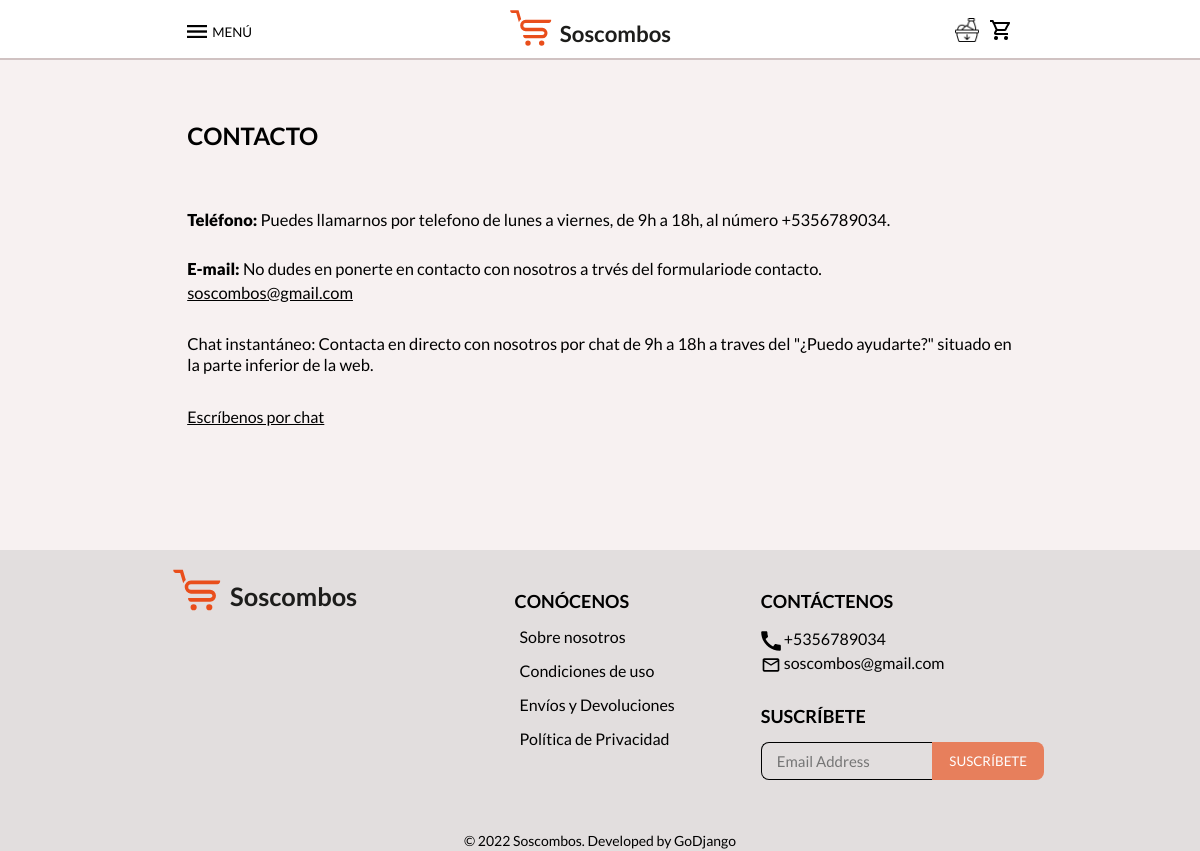
Page /contacto on the committed database.
### app/models.py (models this page shows)
class general(SingletonModel):
    nombre = models.CharField(max_length=14, verbose_name='Nombre de la empresa', default='', unique=True)
    logo = models.ImageField(verbose_name='Logo', upload_to='img/logo/', null=True, blank=True)
    email = models.EmailField(max_length=100, verbose_name='Correo de pedidos', default='soscombos@gmail.com')
    precio = models.DecimalField(max_digits=6, decimal_places=2, verbose_name='Precio de envio', default=0)
    entrega = models.CharField(max_length=50, verbose_name='Tiemp de entrega', default='', unique=True)
    id_paypal = models.CharField(max_length=100, verbose_name='Id de Paypal', default='', null=True, blank=True,
                                 unique=True)
    class Meta:
        verbose_name = '00- General'

class contactenos(SingletonModel):
    telef = models.CharField(max_length=100, verbose_name='Teléfono', default='')
    email = models.EmailField(max_length=100, verbose_name='Correo', default='soscombos@gmail.com')
    email_en = models.URLField(max_length=1000, verbose_name='Enlace de correo')
    class Meta:
        verbose_name = '05- Contáctenos'

class conocenos(SingletonModel):
    sobreNosotros = models.CharField(max_length=100, verbose_name='Sobre nosotros', default='Sobre nosotros')
    condiciones = models.CharField(max_length=100, verbose_name='Condiciones de uso', default='Condiciones de uso')
    envio = models.CharField(max_length=100, verbose_name='Envíos y Devoluciones', default='Envíos y Devoluciones')
    politica = models.CharField(max_length=100, verbose_name='Política de Privacidad', default='Política de Privacidad')
    class Meta:
        verbose_name = '04- Conócenos'

### app/views.py (the view)
# urls.py: path('contacto', Contacto.as_view(), name='contacto'),
class Contacto(generic.TemplateView):
    template_name = 'pages/contacto.html'
    def get_context_data(self, *, object_list=None, **kwargs):
        context = super(Contacto, self).get_context_data()
        context['conocenos'] = models.conocenos.objects.first()
        context['contactenos'] = models.contactenos.objects.first()
        context['general'] = models.general.objects.first()
        return context

### app/templates/pages/contacto.html
{% extends 'pages/includes/base.html' %}
{% load static %}
{% block css %}
    <link href="{% static 'css/paginasSecundarias.css' %}" rel="stylesheet" type="text/css">
    <link href="{% static 'css/modalTusOrdenes.css' %}" rel="stylesheet" type="text/css">
{% endblock %}
{% block content %}
    <section class="contacto__contenedor pagina-secundaria__contenedor">
        <h2>CONTACTO</h2>
        <div>
            <div class="cuadro__pagina-secundaria">
                <p><span class="resartar">Teléfono:</span> Puedes llamarnos por telefono de lunes a viernes, de 9h a
                    18h, al
                    número {{ contactenos.telef }}.</p>
            </div>
            <div class="cuadro__pagina-secundaria">
                <p><span class="resartar">E-mail:</span> No dudes en ponerte en contacto con nosotros a trvés del
                    formulariode contacto.<br></p>
                <a href="{{ contactenos.email_en }}"><span class="subrayar">{{ contactenos.email }}</span></a>
            </div>
            <div class="cuadro__pagina-secundaria">
                <p>Chat instantáneo: Contacta en directo con nosotros por chat de 9h a 18h a traves del "¿Puedo
                    ayudarte?"
                    situado en la parte inferior de la web.</p>
            </div>
        </div>
        <div class="contactar-chat">
            <a href="#"><span class="subrayar">Escríbenos por chat</span></a>
        </div>
    </section>
{% endblock %}

### app/templates/pages/includes/base.html (shortened to what this page needs)
{% load static %}
<!DOCTYPE html>
<html>
<head>
    {% block css %}
    {% endblock %}
    <link href="{% static 'css/anim.css' %}" rel="stylesheet" type="text/css">
    <link href="{% static 'css/estilosGenerales.css' %}" rel="stylesheet" type="text/css">
    <link href="{% static 'css/index.css' %}" rel="stylesheet" type="text/css">
    <link href="{% static 'css/cssMenu.css' %}" rel="stylesheet" type="text/css">
    <link href="{% static 'css/piePagina.css' %}" rel="stylesheet" type="text/css">
    <link href="{% static 'css/modal.css' %}" rel="stylesheet" type="text/css">
    <link href="{% static 'plugins/sweetalert/sweetalert2.css' %}" rel="stylesheet" type="text/css">
</head>
<body>
{% include 'pages/includes/navBar.html' %}
{% block content %}
{% endblock %}
<footer class="pie-pagina__contenedor">
    {% if not general.logo %}
        <div class="pie-pagina__logo-web">
            <a href="{% url 'index' %}">
                <svg id="Capa_1" data-name="Capa 1" xmlns="http://www.w3.org/2000/svg" viewBox="0 0 679.68 259.2">
                    <defs>
                        <style>
                            .cls-1 {
                                font-size: 72px;
                                fill: #1d1d1b;
                                font-family: 'Lato', sans-serif;
                                font-weight: 600;
                            }
                            .cls-2 {
                                fill: #e94e1b;
                            }
                        </style>
                    </defs>
                    <text y="-5%" class="cls-1" transform="translate(209.74 170.13)">{{ general.nombre }}</text>
                    <path class="cls-2"
                          d="M150.9,153.5a8.71,8.71,0,1,0,8.71,8.71A8.7,8.7,0,0,0,150.9,153.5Zm-44.34,0a8.71,8.71,0,1,0,8.71,8.71A8.69,8.69,0,0,0,106.56,153.5Z"/>
                    <path class="cls-2"
                          d="M84.48,85.24a19.54,19.54,0,0,0-7.43,9.25L68.44,65.05H55.52c-4.53-.26-7.38-5.15-6.46-9H76Z"/>
                    <path class="cls-2"
                          d="M173.46,97.26H99.13a7.8,7.8,0,0,0-.23,15.6v0h54.27a16.92,16.92,0,0,1,.22,33.83H99.13c-5.66,0-9.28-6-8.15-10.82l8.15.08h53.46c3.93,0,7.13-2.27,7.13-6.2s-3.2-6.16-7.13-6.16H98.9a18.52,18.52,0,0,1,0-37h82.66C182.69,91.26,179.08,97.23,173.46,97.26Z"/>
                    <path class="cls-2" d="M153.39,113.63h0Z"/>
                    <path class="cls-2" d="M99.24,87.44h0Z"/>
                    <path class="cls-2" d="M153.39,146.65h0Z"/>
                    <path class="cls-2" d="M153.17,112.81h0Z"/>
                </svg>
            </a>
        </div>
    {% endif %}
    <div class="pie-pagina__conocenos">
        <h2>CONÓCENOS</h2>
        <ul>
            <li>
                <a href="{% url 'sobreNosotros' %}">{{ conocenos.sobreNosotros }}</a>
            </li>
            <li>
                <a href="{% url 'condicionesUso' %}">{{ conocenos.condiciones }}</a>
            </li>
            <li>
                <a href="{% url 'enviosDevoluciones' %}">{{ conocenos.envio }}</a>
            </li>
            <li>
                <a href="{% url 'politicaPrivacidad' %}">{{ conocenos.politica }}</a>
            </li>
        </ul>
    </div>
    <div class="contacteno-suscribete-vista-pc">
        <div class="pie-pagina__contactenos">
            <h2>CONTÁCTENOS</h2>
            <ul>
                <li id="telefono-contenedor">
                    <img class="pie-pagina__icono" src="{% static 'img/Iconos/telefono.svg' %}">
                    <p id="texto_a_copiar">{{ contactenos.telef }}</p>
                </li>
                <li id="mail-contenedor">
                    <img class="pie-pagina__icono" src="{% static 'img/Iconos/email_black_24dp.svg' %}">
                    <p>{{ contactenos.email }}</p>
                </li>
            </ul>
        </div>
        <div class="pie-pagina__suscribete">
            <h2>SUSCRÍBETE</h2>
            <form>
                <input class="input-suscribir__email" id="email" name="email" type="email" placeholder="Email Address"
                       required>
                <input onclick="submitWithNotification();" class="input-suscribir__submit" type="button"
                       value="SUSCRÍBETE">
            </form>
        </div>
    </div>
    <p class="pie-pagina__final">© 2022 {{ general.nombre }}. Developed by GoDjango</p>
</footer>

### app/templates/pages/includes/navBar.html (shortened to what this page needs)
{% load static %}
<section {% if path == 'VerProductos' or path == 'productos' %} style="padding-bottom: 20px;"{% endif %}
                                                                class="bienvenidos  {% if path == 'VerProductos' or path == 'productos' %}padding-alineador{% endif %}">
    {% if not general.logo %}
        <div class="logo-web">
            <a href="{% url 'index' %}">
                <svg id="Capa_1" data-name="Capa 1" xmlns="http://www.w3.org/2000/svg" viewBox="0 0 679.68 259.2">
                    <defs>
                        <style>
                            .cls-1 {
                                font-size: 70px;
                                fill: #1d1d1b;
                                font-family: 'Lato', sans-serif;
                                font-weight: 600;
                            }
                            .cls-2 {
                                fill: #e94e1b;
                            }
                        </style>
                    </defs>
                    <text y="-5%" class="cls-1" transform="translate(209.74 170.13)">{{ general.nombre }}</text>
                    <path class="cls-2"
                          d="M150.9,153.5a8.71,8.71,0,1,0,8.71,8.71A8.7,8.7,0,0,0,150.9,153.5Zm-44.34,0a8.71,8.71,0,1,0,8.71,8.71A8.69,8.69,0,0,0,106.56,153.5Z"/>
                    <path class="cls-2"
                          d="M84.48,85.24a19.54,19.54,0,0,0-7.43,9.25L68.44,65.05H55.52c-4.53-.26-7.38-5.15-6.46-9H76Z"/>
                    <path class="cls-2"
                          d="M173.46,97.26H99.13a7.8,7.8,0,0,0-.23,15.6v0h54.27a16.92,16.92,0,0,1,.22,33.83H99.13c-5.66,0-9.28-6-8.15-10.82l8.15.08h53.46c3.93,0,7.13-2.27,7.13-6.2s-3.2-6.16-7.13-6.16H98.9a18.52,18.52,0,0,1,0-37h82.66C182.69,91.26,179.08,97.23,173.46,97.26Z"/>
                    <path class="cls-2" d="M153.39,113.63h0Z"/>
                    <path class="cls-2" d="M99.24,87.44h0Z"/>
                    <path class="cls-2" d="M153.39,146.65h0Z"/>
                    <path class="cls-2" d="M153.17,112.81h0Z"/>
                </svg>
            </a>
        </div>
    {% endif %}
    <header class="encabezado" style="height: 30px;">
        <div class="navBar">
            <div class="navBar__menu-ubicacion">
                <div class="menu__caja">
                    <button class="btn-menu" type="button">
                        <img class="menu-hamburguesa" width="20px" alt="menu" src="{% static 'img/Iconos/Menu.png' %}"/>
                        <label class="menu-text-escritorio">MENÚ</label>
                    </button>
                </div>
            </div>
            <div class="navBar__contactar-compra">
                <a href="{% url 'productos' %}"    {% if path != 'productos' %}
                   style="margin-left:10px"  {% endif %} >
                    {% if path == 'productos' %}
                        <img class="icono-productos" style="width: 24px"
                             src="{% static 'img/Iconos/icons8-food-donor-50 full.png' %}"
                             alt=""/>
                    {% else %}
                        <img class="icono-productos" style="width: 24px"
                             src="{% static 'img/Iconos/icons8-food-donor-50.png' %}"
                             alt=""/>
                    {% endif %}
                </a>
                <a href="{% url 'carrito' %}"    {% if path != 'productos' %}
                   style="margin-left:10px"  {% endif %} >
                    {% if path == 'carrito' %}
                        <img class="carrito-full" src="{% static 'img/Iconos/carritoStroke.png' %}" alt=""/>
                    {% else %}
                        <img class="carrito-stroke" src="{% static 'img/Iconos/carritoStroke.png' %}" alt=""/>
                    {% endif %}
                </a>
            </div>
        </div>
    </header>
</section>

### static/css/paginasSecundarias.css (style rules this page uses)
.pagina-secundaria__contenedor { margin-top: 10px; border-top: 2px solid #d0c2c2; background: var(--blancoEspecial); padding: 61px 15.6vw; display: flex; flex-direction: column; }
.pagina-secundaria__contenedor h2 { margin-bottom: 20px; font-family: 'Lato', sans-serif; align-self: flex-start; }
.cuadro__pagina-secundaria { margin-bottom: 28px; font-size: 16.5px; font-weight: 500; }
.contacto__contenedor p { line-height: 1.3; }
.resartar { font-weight: 800; }
.subrayar { line-height: 1.5; text-decoration: underline; }
.contactar-chat { margin-bottom: 60px; }

### static/css/modalTusOrdenes.css (style rules this page uses)
.pagina-secundaria__contenedor h2 { margin-bottom: 60px; }

### static/css/anim.css (style rules this page uses)
.navBar__menu-ubicacion label { cursor: pointer; }

### static/css/estilosGenerales.css (style rules this page uses)
:root { --blancoEspecial: #f7f1f1; --naranja__1: #e77f5c; --naranja__2: #EE5C2C; --naranja__3: #D63B08; --grisClaro: #e2dede; --grisMedio: #bcb6b6; --grisOscuro: #646262; --rojoFuerte: #E73900; }
* { margin: 0; padding: 0; font-family: 'Lato', sans-serif; }
a { text-decoration: none; color: #000; user-select: none; }
p { line-height: 1.5; }
li { list-style: none; }
button { border: none; background: #fff; user-select: none; }
input { border: none; }
.resartar { font-weight: 800; }
.subrayar { line-height: 1.5; text-decoration: underline; }

### static/css/index.css (style rules this page uses)
* { font-family: 'Lato', sans-serif; }

### static/css/cssMenu.css (style rules this page uses)
.bienvenidos { margin: 0 15.6vw; padding: 18px 0 0px 0; }
.logo-web a svg { width: 20%; height: 80px; position: absolute; top: -7px; left: 40%; }
.encabezado { width: 100%; }
.navBar { width: 100%; display: flex; justify-content: space-between; }
.navBar__menu-ubicacion { display: flex; align-items: center; }
.navBar__contactar-compra { display: flex; align-items: center; }
.carrito-stroke { content: url("../img/Iconos/carritoStroke.png"); }
.menu-hamburguesa { margin-right: 5px; }
.navBar__contactar-compra a { margin-left: 10px; position: relative; }
.btn-menu { cursor: pointer; display: flex; align-items: center; margin-right: 5px; }
.menu__caja { display: flex; }

### static/css/piePagina.css (style rules this page uses)
.pie-pagina__contenedor { background: var(--grisClaro); padding: 40px 10% 0 10%; display: flex; flex-wrap: wrap; justify-content: space-around; }
.pie-pagina__contenedor h2 { font-size: 18px; margin-bottom: 15px; }
.pie-pagina__logo-web { width: 20vw; position: relative; top: -40px; }
.pie-pagina__conocenos { margin-left: 5%; }
.pie-pagina__conocenos ul li { margin: 0 0 15px 5px; }
.pie-pagina__contactenos { margin-left: 5%; margin-bottom: 30px; }
.pie-pagina__contactenos ul li { display: flex; align-items: end; position: relative; }
.pie-pagina__contactenos img { width: 20px; }
.pie-pagina__contactenos ul li p { margin-left: 3px; }
.pie-pagina__suscribete { margin-left: 5%; }
.pie-pagina__suscribete form { display: flex; }
.input-suscribir__email { width: 65%; height: 6px; padding: 15px; font-size: 15px; border: 1px solid #000; border-right: none; border-radius: 8px 0 0 8px; background: transparent; }
.input-suscribir__submit { width: 50%; padding: 10px; color: #fff; background: var(--naranja__1); border-radius: 0 8px 8px 0; cursor: pointer; }
.pie-pagina__final { width: 96%; font-size: 14px; display: flex; margin-top: 50px; justify-content: center; }

### app/templates/pages/includes/navBar.html (style rules this page uses)
.cls-1 { font-size: 70px; fill: #1d1d1b; font-family: 'Lato', sans-serif; font-weight: 600; }

### app/templates/pages/includes/base.html (style rules this page uses)
.cls-1 { font-size: 72px; fill: #1d1d1b; font-family: 'Lato', sans-serif; font-weight: 600; }

### rows in the picture
general: nombre "Soscombos"
contactenos: telef "+5356789034", email "soscombos@gmail.com"
conocenos: sobreNosotros "Sobre nosotros", condiciones "Condiciones de uso", envio "Envíos y Devoluciones", politica "Política de Privacidad"
